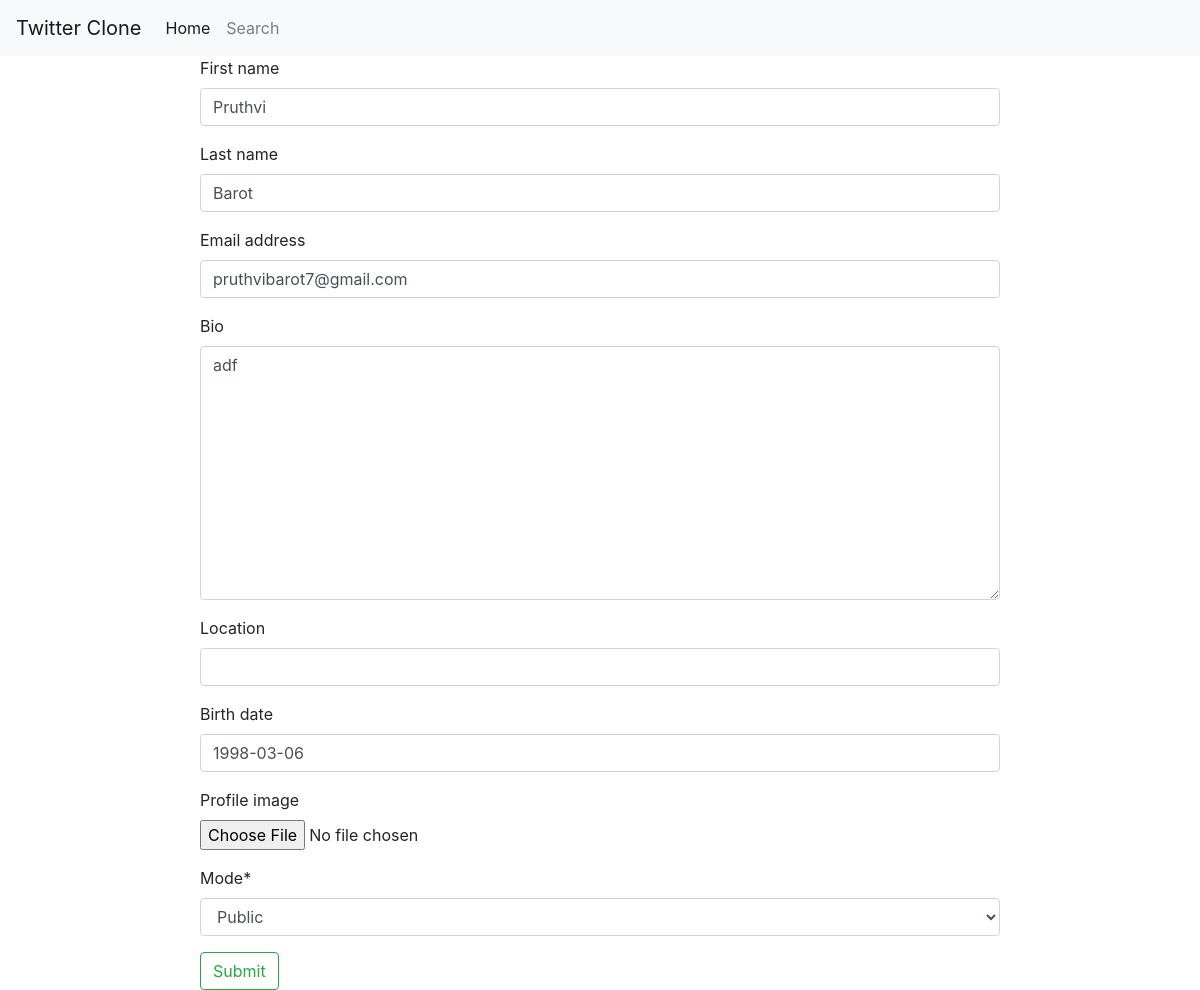
/update-profile (signed in), run on an earlier commit of the app's database.
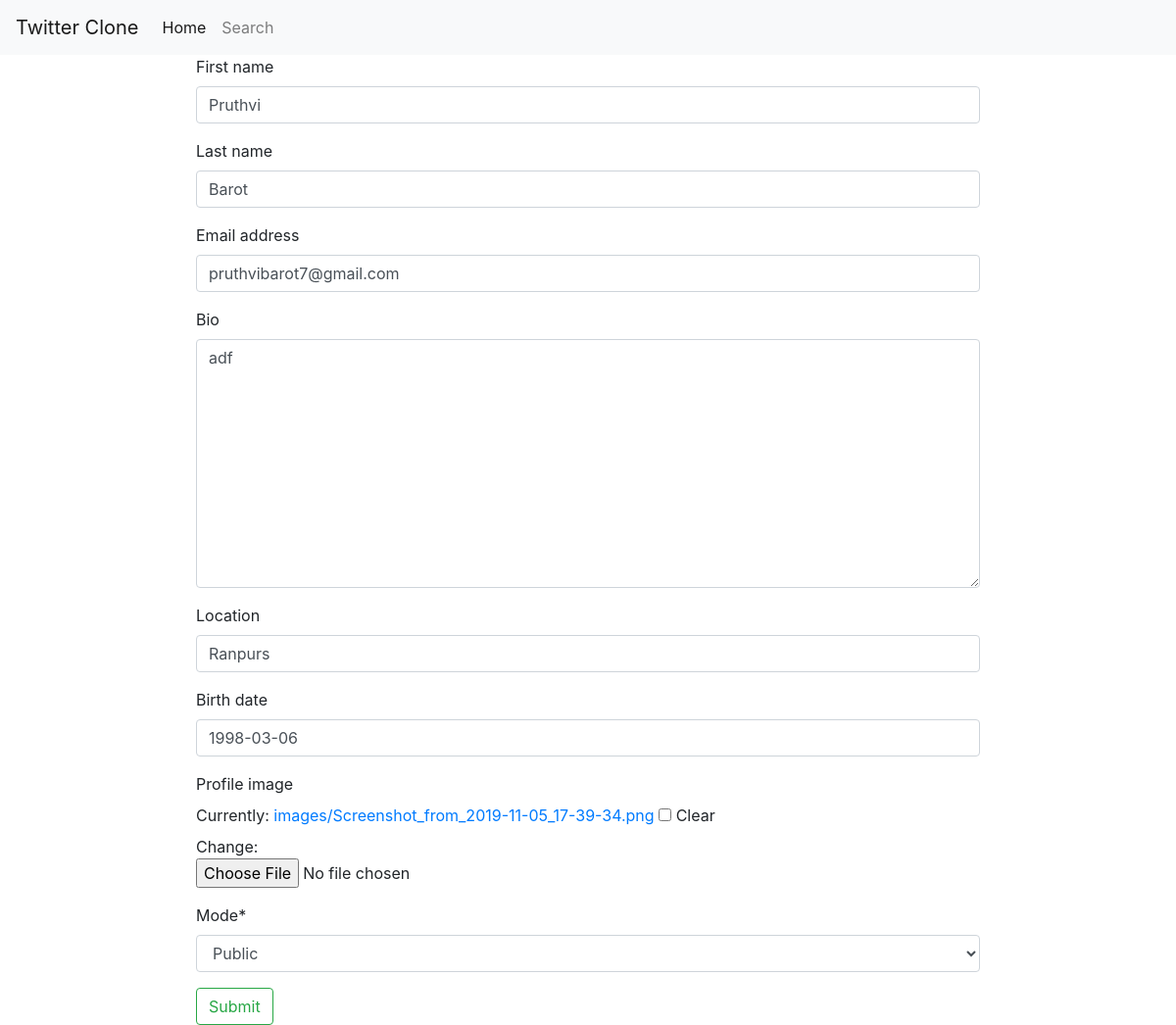
And on a later commit of the database.
### twitterapp/models.py (models this page shows, shortened)
class Profile(models.Model):
    id = models.UUIDField(primary_key=True,default=uuid.uuid4,editable=False)
    user = models.OneToOneField(User,on_delete=models.CASCADE,null=True)
    bio = models.TextField(max_length=500, blank=True)
    location = models.CharField(max_length=30, blank=True)
    birth_date = models.DateField(null=True, blank=True)
    profile_image = models.ImageField(upload_to='images/',null=True,blank=True)
    followers = models.ManyToManyField(Following,related_name='profiles')
    mode = models.CharField(max_length=50,choices=[('public','Public'),('private','Private')],default='public')

### twitterapp/views.py (the view, shortened to what this page needs)
# urls.py: path('update-profile',views.updateProfileView,name='update-profile'),
def updateProfileView(request):
    profile = request.user.profile
    userform = UserForm(instance=request.user)
    profileform = ProfileForm(instance=profile)
    context= {'userform':userform,'profileform':profileform}
    return render(request,'updateprofile.html',context=context)

### twitterapp/forms.py
class UserForm(forms.ModelForm):
    class Meta:
        model = User
        fields = ('first_name', 'last_name', 'email')

class ProfileForm(forms.ModelForm):
    class Meta:
        model = Profile
        fields = ('bio', 'location', 'birth_date','profile_image','mode')

### twitterapp/templates/updateprofile.html (shortened to what this page needs)
{% extends 'main.html' %}
{% block content %}
{% load crispy_forms_tags %}
<div class="row">
    <div style="width: 800px; margin: 0 auto;">
        <form action="" method="post" enctype="multipart/form-data">
            {{userform|crispy}}
            {{profileform|crispy}}
            <button type="submit" class="btn btn-outline-success">Submit</button>
        </form>
    </div>
</div>
{% endblock %}

What changed in the data, as far as the page shows it:
changed Profile "adf": location (not shown) → "Ranpurs"
Also different on the page:
form field profileform: (not shown) → "☐"
text no longer shown: "Bio Location Birth date Profile image Mode *"
text now shown: "Bio Location Birth date Profile image Currently: images/Screenshot_from_2019-11-05_17-39-34.png Clear Change: Mode *"
